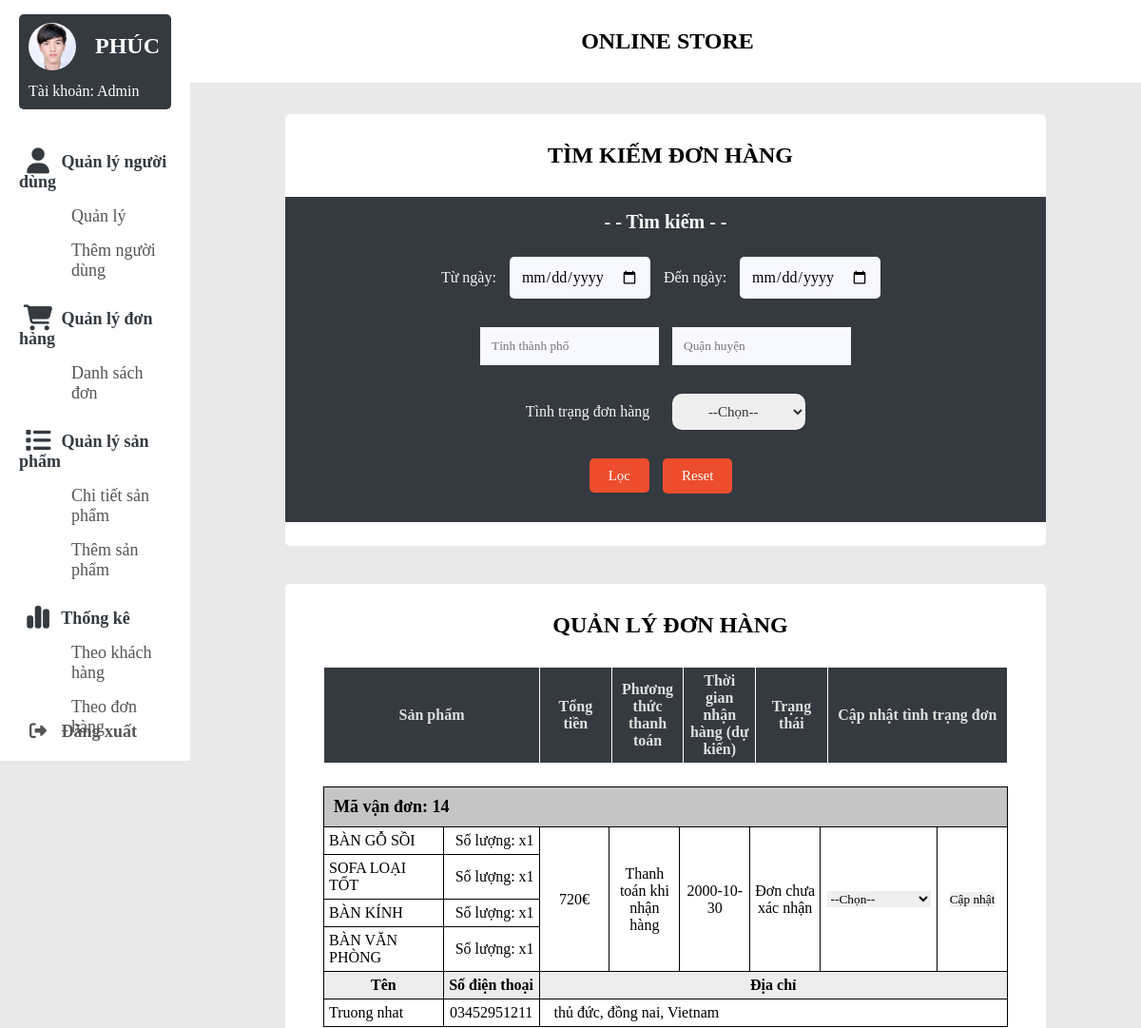
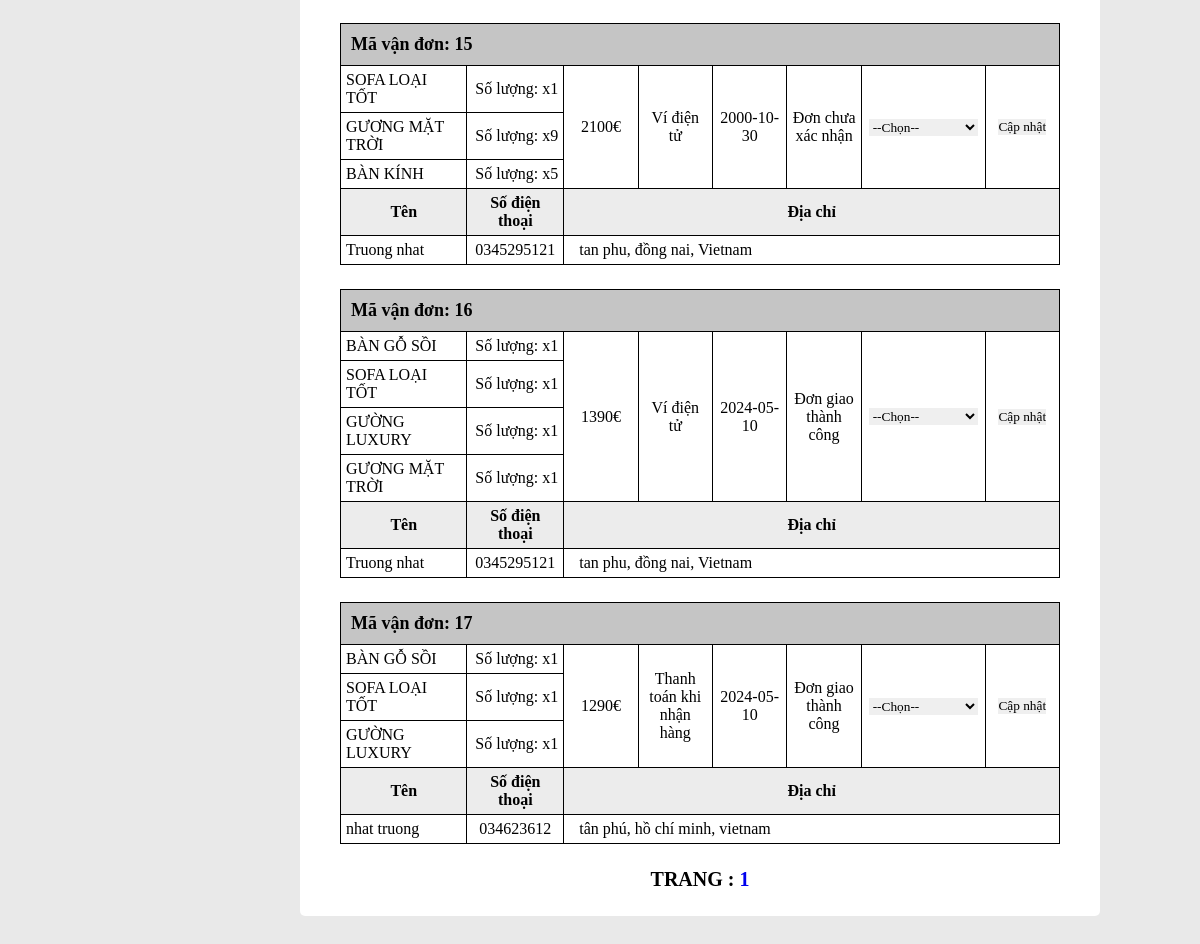
The page /admin/cart-admin.php on the database its author committed (2 pictures, top to bottom).
### tables this page shows
CREATE TABLE `cart_detail` (
  `id` int(11) NOT NULL,
  `username` varchar(500) NOT NULL,
  `hoten` varchar(50) NOT NULL,
  `diachi` varchar(1000) NOT NULL,
  `sdt` varchar(50) NOT NULL,
  `payment` varchar(50) NOT NULL,
  `tensp` varchar(500) NOT NULL,
  `soluong` varchar(500) NOT NULL,
  `gia` varchar(500) NOT NULL,
  `tong` varchar(50) NOT NULL,
  `tongtien` varchar(50) NOT NULL,
  `xuly` varchar(50) NOT NULL,
  `time_shipping` date NOT NULL,
  `time_order` date NOT NULL
);

### admin/cart-admin.php (the view, shortened to what this page needs)
<?php
global $conn;
$username_admin = $_GET['admin'];
$sql_offset = "SELECT * from cart_detail where 1=1";
?>
<span style="font-family: verdana, geneva, sans-serif;">
<!DOCTYPE html>
<html lang="en">
<head>
<link rel="stylesheet" href="style/style_admin.css" />
<link rel="stylesheet" href="style/style_cartadmin.css" />
<link rel="stylesheet" href="https://cdnjs.cloudflare.com/ajax/libs/font-awesome/6.5.0/css/all.min.css" />
</head>
<body>
<div class="container">
    <?php include 'navbar.php'; ?>
    <div class="top-banner">
        <p>Online store</p>
    </div>
    <section class="main">
    <div class="main-top"></div>
    <div class="background-section">
        <div class="main-body">
            <h1>TÌM KIẾM ĐƠN HÀNG</h1>
        </div>
            <form action="" class="form-search" method="get">
                <h5 class="h5-search">- - Tìm kiếm - -</h5>
                <div class="date-search-cart-admin">
                    <label for="" class="label">Từ ngày:</label>
                    <input type="date" name="from-date" class="select">
                    <label for="" class="label">Đến ngày:</label>
                    <input type="date" class="select" name="to-date">
                </div>
                <div class="address-search-cart-admin">
                    <input class="label2" type="text" name="city" placeholder="Tỉnh thành phố">
                    <input class="label3" type="text" name="district" placeholder="Quận huyện">
                </div>
                <div class="abcde">
                    <label for="" class="label">Tình trạng đơn hàng</label>
                    <select name="donhang" >
                        <option value="">--Chọn--</option>
                    </select>
                </div>
                <div class="nut-loc-va-reset">
                    <label for="submitbutton">
                    <span  class="button">Lọc</span>
                    </label>
                    <input type="submit" id="resetbutton" name="reset" class="button" value="Reset">
                </div>
            </form>
    </div>
    <div class="background-section">
        <div class="main-body">
        <h1>QUẢN LÝ ĐƠN HÀNG</h1>
    </div>
    <table class="table-main">
    <tr class="tr-main">
        <th class="sanpham" colspan="2">Sản phẩm</th>
        <th class="doanhthu">Tổng tiền</th>
        <th class="vanchuyen">Phương thức thanh toán</th>
        <th class="thoigian">Thời gian nhận hàng (dự kiến)</th>
        <th class="trangthai">Trạng thái</th>
        <th class="thaotac" colspan="2">Cập nhật tình trạng đơn</th>
    </tr>
    </table>
    <?php
    $result_offset = $conn ->query($sql_offset);
    while ($row = $result_offset->fetch_assoc()) {
        $tensp_array = explode('/', $row['tensp']);
        $soluong_array = explode('/', $row['soluong']);
        $count_slash = count($tensp_array);
        ?>
        <table class="table-data">
            <tr class="tr-data">
                <th class="mavandon" colspan="8">
                    Mã vận đơn: <?php echo $row['id']?>
                </th>
            </tr>
            <?php foreach ($tensp_array as $key => $product) { ?>
            <tr>
                <td class="sanpham">
                    <?php echo $product?>
                </td>
                <td class="soluong">Số lượng: x<?php echo $soluong_array[$key]?></td>
                <?php if ($key === 0)
                {
                    ?>
                    <td class="doanhthu" rowspan="<?php echo $count_slash?>">
                        <?php echo $row['tongtien'].'€'?>
                    </td>
                    <td class="vanchuyen" rowspan="<?php echo $count_slash?>">
                        <?php echo $row['payment']?>
                    </td>
                    <td class="date" rowspan="<?php echo $count_slash?>"><?php echo $row['time_shipping']?></td>
                    <td class="trangthai" rowspan="<?php echo $count_slash?>">
                        <?php
                        if ($row['xuly']==1){
                            echo 'Đơn chưa xác nhận';
                        }
                        else if ($row['xuly']==2){
                            echo 'Đơn đã xác nhận';
                        }
                        else if ($row['xuly']==3){
                            echo 'Đơn giao thành công';
                        }
                        else if ($row['xuly']==4){
                            echo 'Hủy đơn';
                        }
                        ?>
                    </td>
                    <form method="post">
                        <td class="option" rowspan="<?php echo $count_slash?>">
                            <select name="selection">
                                <option value="">--Chọn--</option>
                            </select>
                        </td>
                        <td class="capnhat" rowspan="<?php echo $count_slash?>">
                            <input type="submit" name="update" value="Cập nhật">
                        </td>
                    </form>
                    <?php
                }
                ?>
            </tr>
            <?php } ?>
            <tr>
                <th class="name">Tên</th>
                <th class="sdt">Số điện thoại</th>
                <th colspan="6" class="address">Địa chỉ</th>
            </tr>
            <tr>
                <td class="name">
                    <?php echo $row['hoten']?>
                </td >
                <td class="sdt">
                    <?php echo $row['sdt']?>
                </td>
                <td colspan="6" class="address">
                    <?php echo $row['diachi']?>
                </td>
            </tr>
        </table>
        <?php
    }
    ?>
    <div style="text-align: center;">
    <p style="font-size: 20px;">Trang :
        <?php
        $sql_trang = mysqli_query($conn, "SELECT * FROM cart_detail");
        $count = mysqli_num_rows($sql_trang);
        $a = ceil($count / 8);
        if(isset($_GET['search'])){
            $from_date = $_GET['from-date'];
            $to_date = $_GET['to-date'];
            $donhang = $_GET['donhang'];
            $city = $_GET['city'];
            $district = $_GET['district'];
            for ($b = 1; $b <= $a; $b++) {
                echo '<a class="phantrang" href="?admin=' .$username_admin.
                    '&from-date='.$from_date .
                    '&to-date='. $to_date.
                    '&city=' . $city.
                    '&district=' . $district.
                    '&donhang=' . $donhang.
                    '&page=' . $b .
                    '&search=Submit'.
                    '" style="text-decoration:none;">' . ' ' . $b . ' ' . '</a>';
            }
        }
        else{
            for ($b = 1; $b <= $a; $b++) {
                echo '<a class="phantrang" href="?admin=' .$username_admin.
                    '&page=' . $b . '" style="text-decoration:none;">' . ' ' . $b . ' ' . '</a>';
            }
        }
        ?>
    </p>
    </div>
    </div>
    </section>
</div>
</body>
</html>

### admin/style/style_admin.css (style rules this page uses)
* { margin: 0; padding: 0; outline: none; border: none; text-decoration: none; list-style: none; box-sizing: border-box; font-family: 'Times New Roman', Times, serif; }
body { background: rgb(233, 233, 233); overflow-y: scroll; }
.container { display:flex; }
img, h1 { margin-left: 10px; }
.top-banner { top: 0; left: 0; position: fixed; width: 85% ; padding: 30px; z-index: 6666; background-color: #fff; margin-left: 16% ; }
p { text-align: center ; font-weight: bold; font-size: 24px; text-transform: uppercase; }
.main { width: 100% ; text-align: center; }
.main-top { padding: 50px; }
.main-body { padding: 10px 10px 10px 20px; }
h1 { margin: 20px 10px; }
.background-section { background-color: white; margin-top: 2%; margin-bottom: 4% ; margin-left: 100px; margin-right: 100px; border-radius: 5px; }

### admin/style/style_cartadmin.css (style rules this page uses)
table { margin-left: 5%; width: 90%; margin-bottom: 3%; }
th, td, table { border: solid 1px black; border-collapse: collapse; }
th:not(.mavandon):not(th.name):not(th.address):not(th.sdt) { background-color: #343a40; color: #dfdfdf; border: solid 1px white; }
th,td { padding-top: 20px; padding-bottom: 30px; padding: 5px; }
.mavandon { background-color: #c5c5c5; text-align: left; font-size: 18px; padding:10px }
th.sanpham { width: 30%; }
td.soluong { text-align: right; width: 13%; }
td.sanpham { width: 17%; }
.doanhthu { width: 10%; text-align: center; }
.trangthai { width: 10%; text-align: center; }
.vanchuyen { width: 10%; }
td.vanchuyen { text-align: center; }
.thoigian { width: 10%; }
.date { width: 10%; text-align: center; }
.thaotac { width: 25%; text-align: center; }
.capnhat { width: 10%; text-align: center; }
.option { width: 15%; text-align: center; }
.background-section { padding-bottom: 2.5%; }
th.name, th.address, th.sdt { background-color: rgb(236, 236, 236); }
td.sdt { text-align: center; }
td.address { padding-left: 15px; }
.form-search { padding: 15px; background-color: #343a40; }
.h5-search { font-size: 20px; margin-bottom: 10px; color: white; }
.select { padding: 5px 0 5px 5px; font-size: 16px; border-radius: 5px; margin-right: 10px; background-color: white; }
.button { background-color: white; padding: 5px 10px 5px 10px; font-size: 16px ; border-radius: 5px; margin-right: 10px; }
input.select { margin-left: 10px; background: ghostwhite; border: 0; filter: none; outline: none; padding: 12px; text-align: left; }
.label { color: whitesmoke; min-width: 20%; overflow: hidden; padding-bottom: 30px; text-align: right; white-space: nowrap; }
.date-search-cart-admin { padding: 15px; }
.address-search-cart-admin { padding: 15px; }
.label2 { background: ghostwhite; border: 0; filter: none; outline: none; padding: 12px; text-align: left; }
.label3 { margin-left: 10px; background: ghostwhite; border: 0; filter: none; outline: none; padding: 12px; text-align: left; }
.abcde { padding: 15px; }
.abcde select { margin-left: 20px; color: rgba(0,0,0,0.8); border-radius: 10px; text-align: center; padding: 10px; font-size: 15px; }
.nut-loc-va-reset { padding: 15px; }
.nut-loc-va-reset span { padding: 10px 20px; font-size: 15px; background-color: rgb(238, 77, 45); color: rgb(255,255,255); outline: 0px; overflow: visible; position: relative; }
.nut-loc-va-reset input { padding: 10px 20px; font-size: 15px; background-color: rgb(238, 77, 45); color: rgb(255,255,255); outline: 0px; overflow: visible; position: relative; }

### rows shown on the page
cart_detail: id "14", tensp "BÀN GỖ SỒI", soluong "1", tongtien "720", payment "Thanh toán khi nhận hàng", time_shipping "2000-10-30", xuly "Đơn chưa xác nhận", tensp "SOFA LOẠI TỐT", username "1", tensp "BÀN KÍNH", tensp "BÀN VĂN PHÒNG", hoten "Truong nhat", sdt "03452951211", diachi "thủ đức, đồng nai, Vietnam"
cart_detail: id "15", tensp "SOFA LOẠI TỐT", soluong "1", tongtien "2100", payment "Ví điện tử", time_shipping "2000-10-30", xuly "Đơn chưa xác nhận", tensp "GƯƠNG MẶT TRỜI", soluong "9", tensp "BÀN KÍNH", soluong "5", hoten "Truong nhat", sdt "0345295121", diachi "tan phu, đồng nai, Vietnam"
cart_detail: id "16", tensp "BÀN GỖ SỒI", soluong "1", tongtien "1390", payment "Ví điện tử", time_shipping "2024-05-10", xuly "Đơn giao thành công", tensp "SOFA LOẠI TỐT", tensp "GƯỜNG LUXURY", tensp "GƯƠNG MẶT TRỜI", hoten "Truong nhat", sdt "0345295121", diachi "tan phu, đồng nai, Vietnam"
cart_detail: id "17", tensp "BÀN GỖ SỒI", soluong "1", tongtien "1290", payment "Thanh toán khi nhận hàng", time_shipping "2024-05-10", xuly "Đơn giao thành công", tensp "SOFA LOẠI TỐT", tensp "GƯỜNG LUXURY", hoten "nhat truong", sdt "034623612", diachi "tân phú, hồ chí minh, vietnam"
